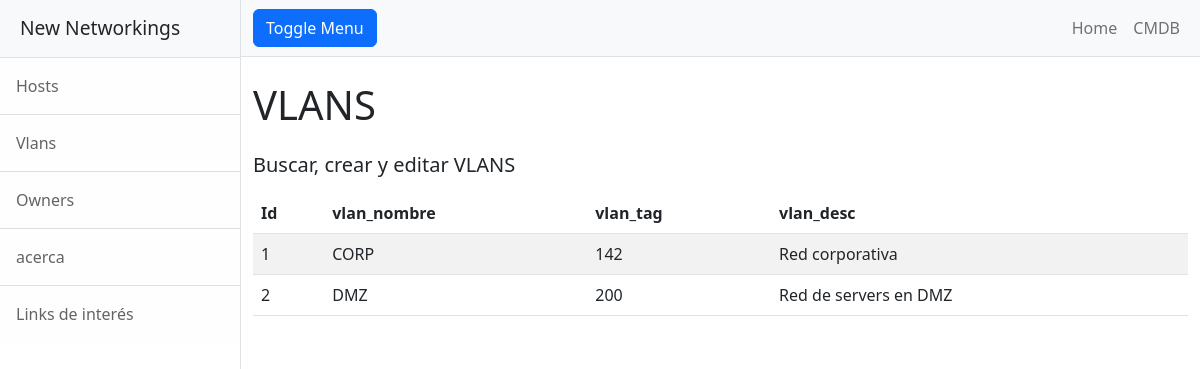
The page /vlans/ on the database its author committed.
### entidades/models.py (models this page shows)
class Vlans(models.Model):
    vlan_nombre = models.CharField(max_length=60)
    vlan_tag = models.IntegerField()
    vlan_desc = models.CharField(max_length=60)

### entidades/views.py (the view)
# urls.py: path('vlans/', vlans, name="vlans"),
def vlans(request):
    contexto = {"vlans": Vlans.objects.all()}
    return render(request, "entidades/vlans.html", contexto)

### entidades/templates/entidades/vlans.html (shortened to what this page needs)
{% extends "entidades/index.html" %}
{% block titulo %}
 <h1 class="mt-4"> VLANS  </h1>
 <h5 class="mt-4"> Buscar, crear y editar VLANS </h5>
{% endblock titulo %}
{% block contenido %}
<table class="table table-striped">
    <thead>
        <tr>
            <th>Id</th>
            <th>vlan_nombre</th>
            <th>vlan_tag</th>
            <th>vlan_desc</th>
        </tr>
    </thead>
    <tbody>
    {% for c in vlans  %}
        <tr>
            <td>{{ c.id }}</td>
            <td>{{ c.vlan_nombre }}</td>
            <td>{{ c.vlan_tag }}</td>
            <td>{{ c.vlan_desc }}</td>
        </tr>
    {% endfor %}
    </tbody>
</table>
{% endblock contenido %}

### rows shown on the page
Vlans: id "1", vlan_nombre "CORP", vlan_tag "142", vlan_desc "Red corporativa"
Vlans: id "2", vlan_nombre "DMZ", vlan_tag "200", vlan_desc "Red de servers en DMZ"
